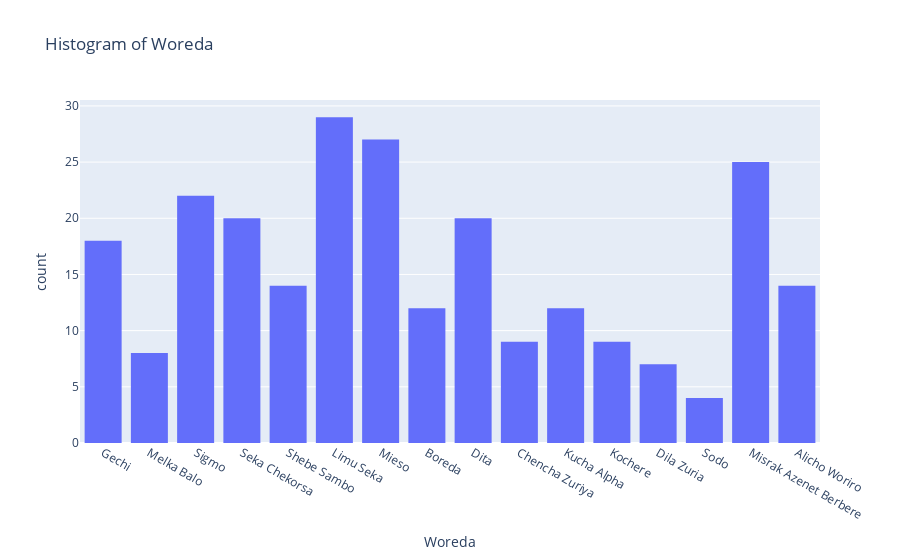

Notebook code for this chart:
### Code cell
import plotly.express as px

# Assuming you already have the 'df' DataFrame loaded with data

# Plot histogram for 'Woreda' column
fig = px.histogram(df, x='Woreda', title='Histogram of Woreda')
fig.show()

### Figure 1 — Plotly figure (JSON) as saved in the notebook; plotly's stock layout.template omitted (floating-point values rounded to 4 significant figures; data arrays with more than 128 entries replaced by an {"elided": "..."} marker saying what was removed)
{"data": [{"alignmentgroup": "True", "bingroup": "x", "hovertemplate": "Woreda=%{x}<br>count=%{y}<extra></extra>", "legendgroup": "", "marker": {"color": "#636efa", "pattern": {"shape": ""}}, "name": "", "offsetgroup": "", "orientation": "v", "showlegend": false, "type": "histogram", "x": {"elided": "250 str values"}, "xaxis": "x", "yaxis": "y"}], "layout": {"barmode": "relative", "legend": {"tracegroupgap": 0}, "title": {"text": "Histogram of Woreda"}, "xaxis": {"anchor": "y", "domain": [0, 1], "title": {"text": "Woreda"}}, "yaxis": {"anchor": "x", "domain": [0, 1], "title": {"text": "count"}}}}
